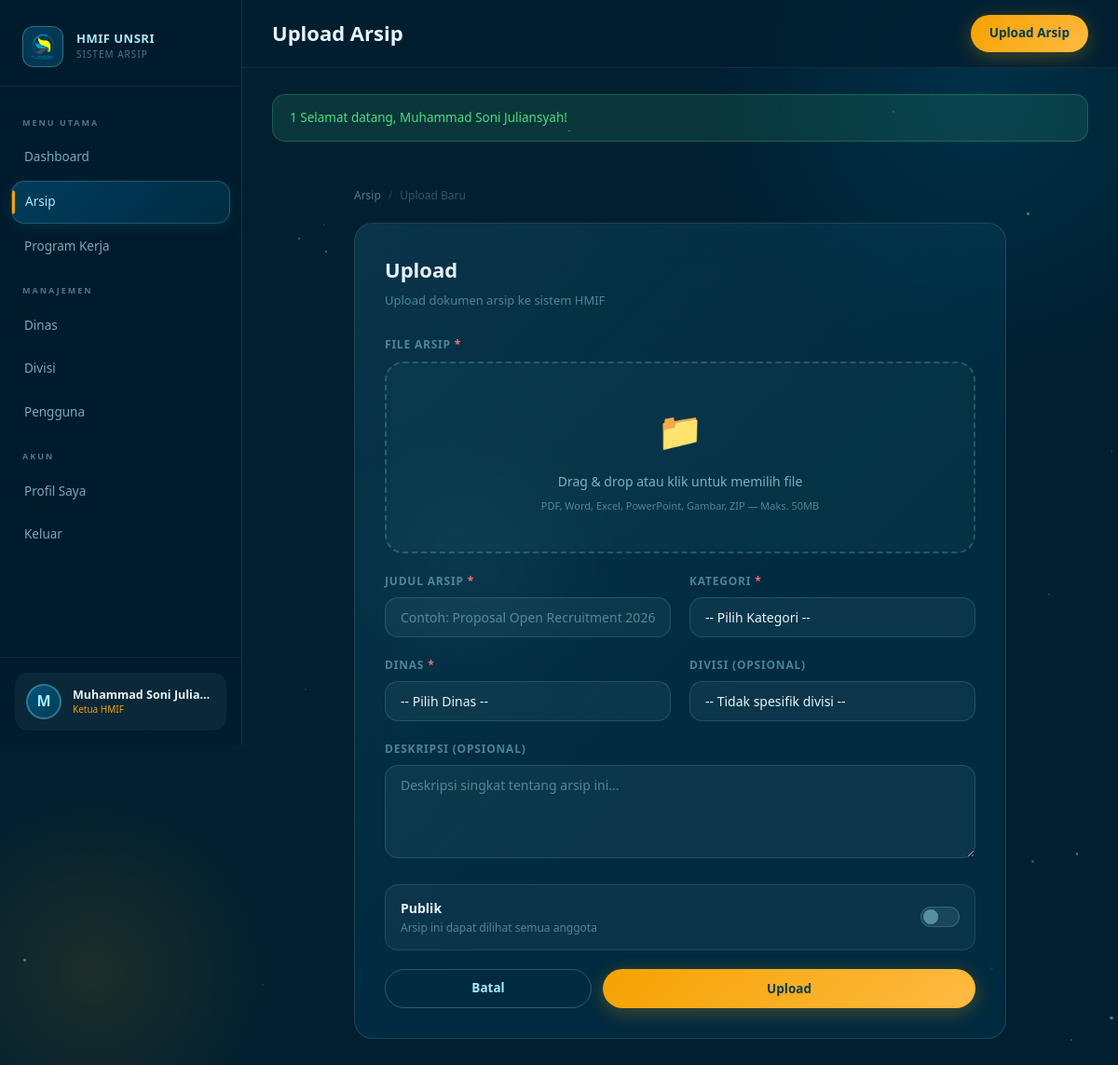
The app's page /archives/upload.php (signed in) with its own data.
### tables this page shows
CREATE TABLE users (
    id INT PRIMARY KEY AUTO_INCREMENT,
    email VARCHAR(100) UNIQUE NOT NULL,
    password VARCHAR(255) NOT NULL,
    nama_lengkap VARCHAR(100) NOT NULL,
    foto_profil VARCHAR(255) NULL,
    role ENUM('ketua','waketua','sekum','bendum','kadin','wakadin','kadiv','staf') NOT NULL,
    department_id INT NULL,
    division_id INT NULL,
    is_active TINYINT(1) DEFAULT 1,
    created_at TIMESTAMP DEFAULT CURRENT_TIMESTAMP,
    updated_at TIMESTAMP DEFAULT CURRENT_TIMESTAMP ON UPDATE CURRENT_TIMESTAMP
);

### src/middleware/auth.php (called while the page is built, shortened)
<?php
function getCurrentUser() {
    $db = getDB();
    $stmt = $db->prepare("
        SELECT u.*, d.nama as dept_nama, d.kode as dept_kode,
               dv.nama as div_nama, dv.kode as div_kode
        FROM users u
        LEFT JOIN departments d ON u.department_id = d.id
        LEFT JOIN divisions dv ON u.division_id = dv.id
        WHERE u.id = ? AND u.is_active = 1
    ");
    $stmt->execute([$_SESSION['user_id']]);
    return $stmt->fetch();
}
function isAdmin($user = null) {
    return $user && in_array($user['role'], ROLE_ADMIN);
}
function getRoleLabel($role) {
    $labels = [
        'ketua' => 'Ketua HMIF',
        'waketua' => 'Wakil Ketua',
        'sekum' => 'Sekretaris Umum',
        'bendum' => 'Bendahara Umum',
        'kadin' => 'Kepala Dinas',
        'wakadin' => 'Wakil Kepala Dinas',
        'kadiv' => 'Kepala Divisi',
        'staf' => 'Staf',
    ];
    return $labels[$role] ?? $role;
}

### src/helpers/functions.php (called while the page is built, shortened)
<?php
function sanitize($str) {
    return htmlspecialchars(trim($str), ENT_QUOTES, 'UTF-8');
}
function getFlash() {
    if (isset($_SESSION['flash'])) {
        $flash = $_SESSION['flash'];
        return $flash;
    }
    return null;
}

### archives/upload.php (the view, shortened to what this page needs)
<?php
$pageTitle = 'Upload Arsip';
require_once __DIR__ . '/../template/header.php';
?>
<div class="page-content">
    <div style="max-width:700px;margin:0 auto">
        <div class="breadcrumb" style="margin-bottom:20px" data-animate>
            <a href="<?= APP_URL ?>/archives/index.php">Arsip</a>
            <span>/</span>
            <span style="color:var(--text-secondary)">Upload Baru</span>
        </div>
        <div class="glass-card" style="padding:32px" data-animate>
            <div style="margin-bottom:28px">
                <h2 style="font-family:var(--font-display);font-size:22px;font-weight:700;color:var(--text-primary);margin-bottom:4px">Upload</h2>
                <p style="color:var(--text-muted);font-size:13px">Upload dokumen arsip ke sistem HMIF</p>
            </div>
            <form method="POST" enctype="multipart/form-data">
                <div class="form-group">
                    <label class="form-label">File Arsip <span style="color:#f87171">*</span></label>
                    <div class="file-upload-area">
                        <span class="upload-icon">📁</span>
                        <div class="upload-text">Drag & drop atau klik untuk memilih file</div>
                        <div class="upload-hint">PDF, Word, Excel, PowerPoint, Gambar, ZIP — Maks. 50MB</div>
                    </div>
                </div>
                <div class="form-row">
                    <div class="form-group">
                        <label class="form-label">Judul Arsip <span style="color:#f87171">*</span></label>
                        <input type="text" name="judul" class="form-control"
                               placeholder="Contoh: Proposal Open Recruitment 2026"
                               value="<?= sanitize($_POST['judul'] ?? '') ?>" required>
                    </div>
                    <div class="form-group">
                        <label class="form-label">Kategori <span style="color:#f87171">*</span></label>
                        <select name="kategori" class="form-control" required id="kategoriSelect" onchange="handleKategoriChange(this.value)">
                            <option value="">-- Pilih Kategori --</option>
                        </select>
                    </div>
                </div>
                <div class="form-row">
                    <div class="form-group">
                        <label class="form-label">Dinas <span style="color:#f87171">*</span></label>
                        <select name="department_id" class="form-control" required id="deptSelect" onchange="filterByDept(this.value)">
                            <option value="">-- Pilih Dinas --</option>
                        </select>
                    </div>
                    <div class="form-group">
                        <label class="form-label">Divisi <span style="color:var(--text-muted)">(opsional)</span></label>
                        <select name="division_id" class="form-control" id="division_id">
                            <option value="">-- Tidak spesifik divisi --</option>
                        </select>
                    </div>
                </div>
                <div class="form-group">
                    <label class="form-label">Deskripsi <span style="color:var(--text-muted)">(opsional)</span></label>
                    <textarea name="deskripsi" class="form-control" rows="3"
                              placeholder="Deskripsi singkat tentang arsip ini..."><?= sanitize($_POST['deskripsi'] ?? '') ?></textarea>
                </div>
                <div class="form-group">
                    <div style="display:flex;align-items:center;justify-content:space-between;padding:14px 16px;background:rgba(168,232,249,0.05);border:1px solid rgba(168,232,249,0.12);border-radius:var(--radius-md)">
                        <div>
                            <div style="font-size:14px;font-weight:600;color:var(--text-primary)">Publik</div>
                            <div style="font-size:12px;color:var(--text-muted)">Arsip ini dapat dilihat semua anggota</div>
                        </div>
                        <label class="toggle">
                            <span class="toggle-slider"></span>
                        </label>
                    </div>
                </div>
                <div style="display:flex;gap:12px;margin-top:8px">
                    <a href="<?= APP_URL ?>/archives/index.php" class="btn btn-outline" style="flex:1;justify-content:center">Batal</a>
                    <button type="submit" class="btn btn-primary" style="flex:2;justify-content:center">
                        Upload
                    </button>
                </div>
            </form>
        </div>
    </div>
</div>
<?php require_once __DIR__ . '/../template/footer.php'; ?>

### template/header.php (shortened to what this page needs)
<?php
require_once __DIR__ . '/../src/middleware/auth.php';
require_once __DIR__ . '/../src/helpers/functions.php';
$currentUser = getCurrentUser();
$flash = getFlash();
function getAvatarSrc($user) {
    return null;
}
$avatarSrc = getAvatarSrc($currentUser);
$initials = strtoupper(substr($currentUser['nama_lengkap'], 0, 1));
?>
<!DOCTYPE html>
<html lang="id">
<head>
    <link rel="stylesheet" href="<?= APP_URL ?>/public/assets/css/main.css">
</head>
<body>
<div class="bg-animated"><div class="bg-orb"></div></div>
<aside class="sidebar" id="sidebar">
    <div class="sidebar-logo">
        <div style="width:44px;height:44px;border-radius:12px;background:linear-gradient(135deg,rgba(0,83,122,0.6),rgba(1,60,88,0.8));border:1.5px solid rgba(168,232,249,0.3);display:flex;align-items:center;justify-content:center;font-size:22px;flex-shrink:0;">
            <img src="<?= APP_URL ?>/public/assets/images/logo-hmif.png" alt="Logo" style="width:30px;height:30px;">
        </div>
        <div class="sidebar-logo-text">
            <div class="org-name">HMIF UNSRI</div>
            <div class="org-sub">Sistem Arsip</div>
        </div>
    </div>
    <nav class="sidebar-nav">
        <div class="nav-section-label">Menu Utama</div>
        <a href="<?= APP_URL ?>/dashboard.php" class="nav-item <?= (basename($_SERVER['PHP_SELF']) == 'dashboard.php') ? 'active' : '' ?>">
            <span>Dashboard</span>
        </a>
        <a href="<?= APP_URL ?>/archives/index.php" class="nav-item <?= (strpos($_SERVER['PHP_SELF'], '/archives/') !== false) ? 'active' : '' ?>">
            <span>Arsip</span>
        </a>
        <a href="<?= APP_URL ?>/programs/index.php" class="nav-item <?= (strpos($_SERVER['PHP_SELF'], '/programs/') !== false) ? 'active' : '' ?>">
            <span>Program Kerja</span>
        </a>
        <?php if (isAdmin($currentUser) || isDeptManager($currentUser)): ?>
        <div class="nav-section-label">Manajemen</div>
        <a href="<?= APP_URL ?>/departments/index.php" class="nav-item <?= (strpos($_SERVER['PHP_SELF'], '/departments/') !== false) ? 'active' : '' ?>">
            <span>Dinas</span>
        </a>
        <?php if (isAdmin($currentUser)): ?>
        <a href="<?= APP_URL ?>/divisions/index.php" class="nav-item <?= (strpos($_SERVER['PHP_SELF'], '/divisions/') !== false) ? 'active' : '' ?>">
            <span>Divisi</span>
        </a>
        <a href="<?= APP_URL ?>/users/index.php" class="nav-item <?= (strpos($_SERVER['PHP_SELF'], '/users/') !== false) ? 'active' : '' ?>">
            <span>Pengguna</span>
        </a>
        <?php endif; ?>
        <?php endif; ?>
        <div class="nav-section-label">Akun</div>
        <a href="<?= APP_URL ?>/profile/index.php" class="nav-item <?= (strpos($_SERVER['PHP_SELF'], '/profile/') !== false) ? 'active' : '' ?>">
            <span>Profil Saya</span>
        </a>
        <a href="<?= APP_URL ?>/logout.php" class="nav-item" onclick="return confirm('Yakin ingin keluar?')">
            <span>Keluar</span>
        </a>
    </nav>
    <div class="sidebar-user">
        <a href="<?= APP_URL ?>/profile/index.php" class="sidebar-user-card">
            <?php if ($avatarSrc): ?>
                <img src="<?= $avatarSrc ?>" alt="Avatar" class="user-avatar">
            <?php else: ?>
                <div class="user-avatar-placeholder"><?= $initials ?></div>
            <?php endif; ?>
            <div class="flex-1" style="min-width:0">
                <div class="user-info-name"><?= sanitize($currentUser['nama_lengkap']) ?></div>
                <div class="user-info-role"><?= getRoleLabel($currentUser['role']) ?></div>
            </div>
        </a>
    </div>
</aside>
<div class="main-content">
    <header class="topbar">
        <div style="display: flex; align-items: center; gap: 16px;">
            <div>
                <div class="page-title">
                    <?= $pageTitle ?? 'Dashboard' ?>
                </div>
            </div>
        </div>
        <div class="topbar-actions">
            <?php if (!in_array($currentUser['role'], ROLE_STAFF)): ?>
            <a href="<?= APP_URL ?>/archives/upload.php" class="btn btn-primary">
                Upload Arsip
            </a>
            <?php endif; ?>
        </div>
    </header>
    <?php if ($flash): ?>
    <div class="page-content" style="padding-bottom:0">
        <div class="alert alert-<?= $flash['type'] == 'success' ? 'success' : ($flash['type'] == 'error' ? 'error' : 'info') ?>">
            <?= $flash['type'] == 'success' ? : ($flash['type'] == 'error' ? '❌' : 'ℹ️') ?>
            <?= sanitize($flash['message']) ?>
        </div>
    </div>
    <?php endif; ?>

### records on screen
users: nama_lengkap "M", nama_lengkap "Muhammad Soni Julia…", role "Ketua HMIF"

### other values on screen
$pageTitle "Upload Arsip"
$flash['message'] "Selamat datang, Muhammad Soni Juliansyah!"
